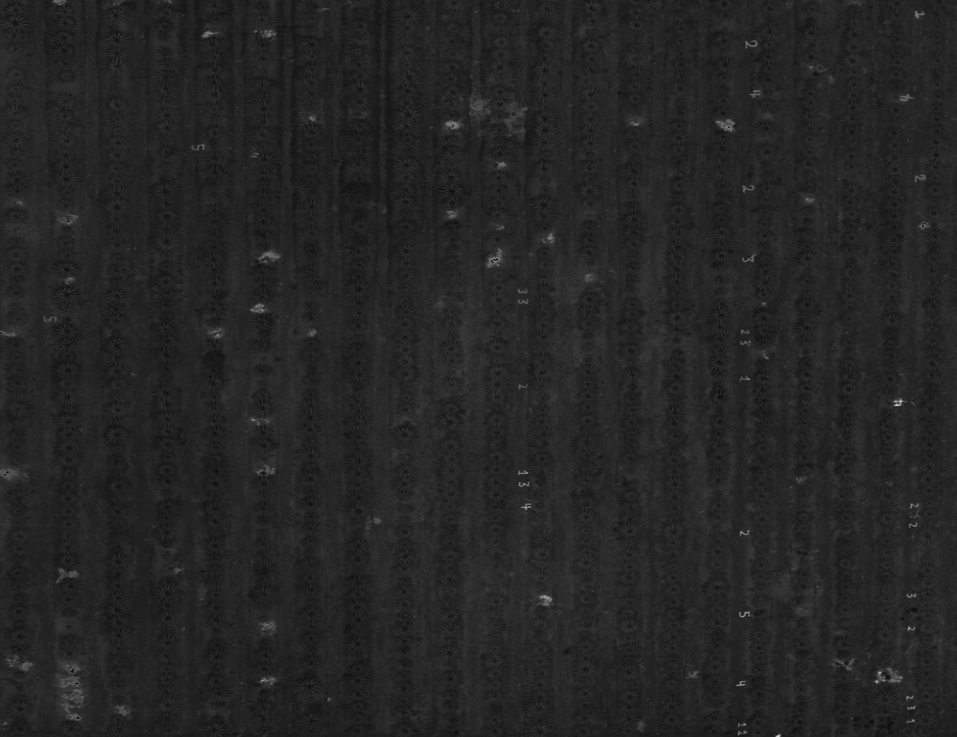
#> input picture data/SET001/blue.png, 957 x 737 px, shrunk from 2519 x 1940 before the run; its folder holds 4 pictures in this run; the run also reads 1 picture not shown here
$ jupyter execute --allow-errors pre_processing.ipynb
#> lines starting #> are read from the running program, lines starting #| are printed output that depends on the picture
[cell 1]
# Load dependecies

import cv2  # visual computer toolkit
import numpy as np # mathematical library (matriz and vectors)
import matplotlib.pyplot as plt # visaulization
import os, glob

[cell 2]
# Load data

# Define files format
files_format = '.png'

# Gloabl path to files
path = os.path.join('.', 'data','SET001','*' + files_format)

# Create the list of files to read, files must contain only the five images
files_list = np.sort(glob.glob(path))

try:
    # read each band in uint8 format 0 - 255 integers
    blue, green, nir, red, red_edge = [cv2.imread(files_list[i], cv2.IMREAD_GRAYSCALE) for i in range (len(files_list))]
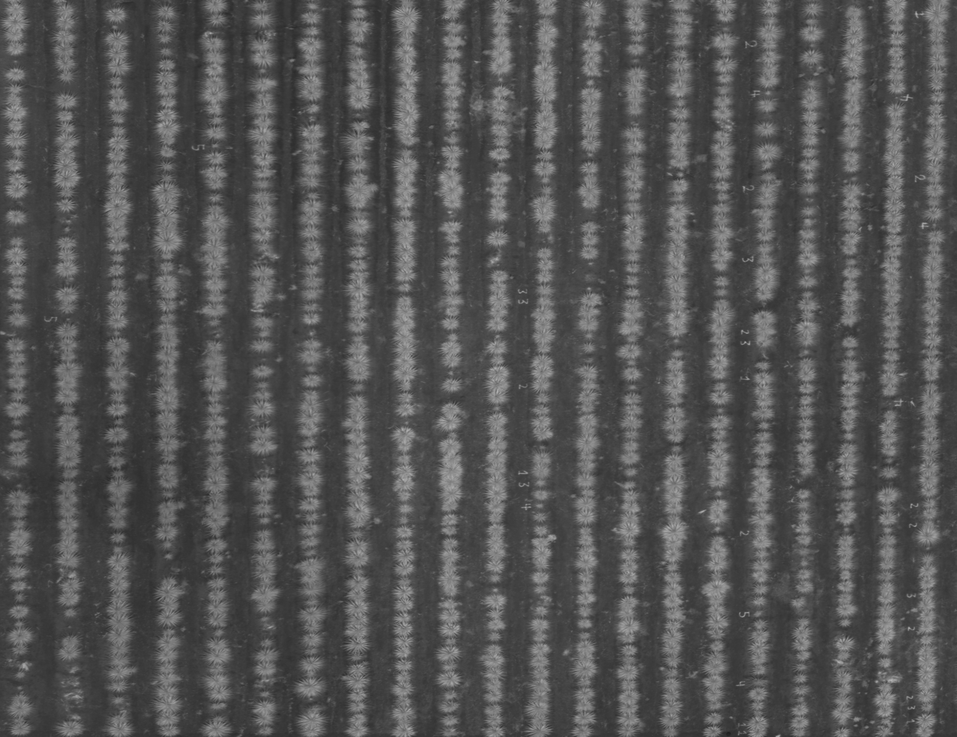
#> input picture data/SET001/nir.png, 957 x 737 px, shrunk from 2519 x 1940 before the run
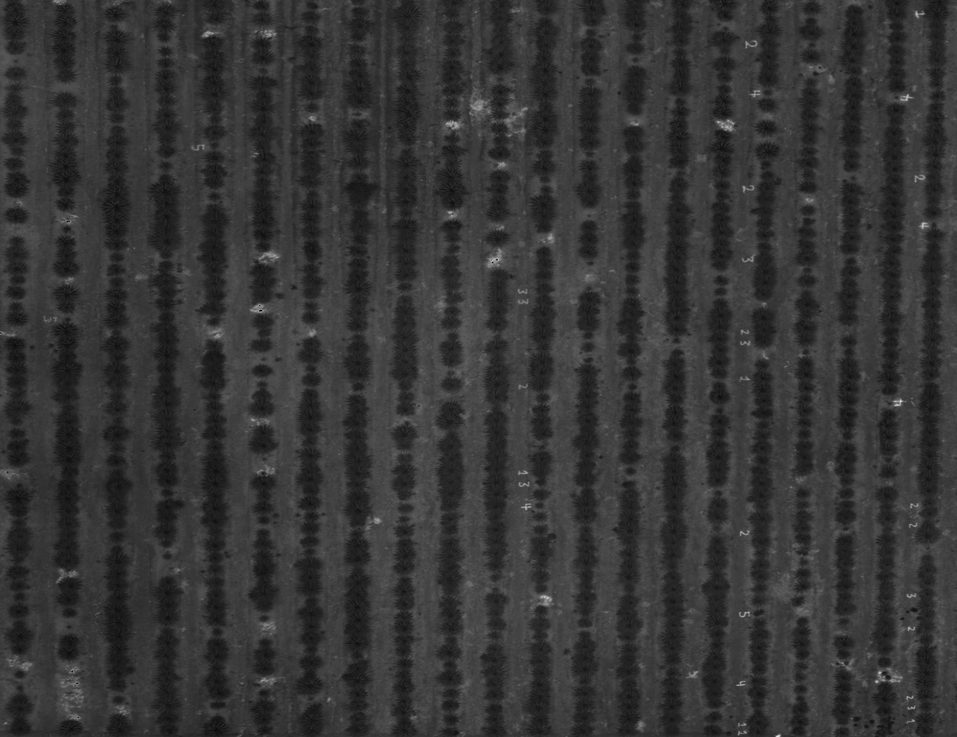
#> input picture data/SET001/red.png, 957 x 737 px, shrunk from 2519 x 1940 before the run
except:
    print('Error 01: There is a problem reading files, check for the correct images in path')
